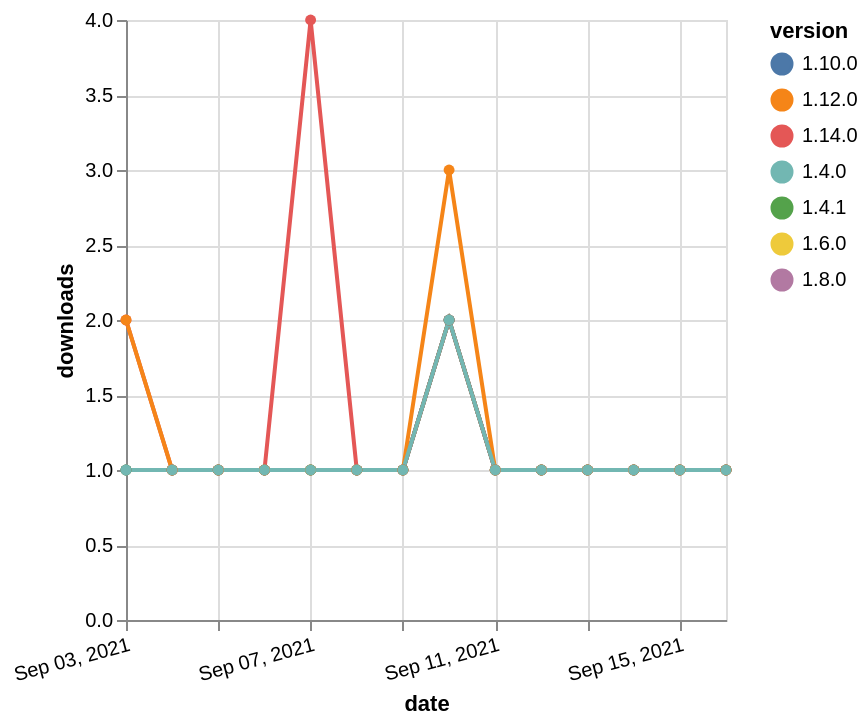

Specify this chart in Vega-Lite:
### Vega-Lite specification from a JSON file in a GitHub repository (floating-point values rounded to 4 significant figures)
{"$schema": "https://vega.github.io/schema/vega-lite/v5.json", "description": "A simple bar chart with embedded data.", "data": {"values": [{"date": "2021-09-03", "total": 187, "delta": 1, "version": "1.6.0"}, {"date": "2021-09-04", "total": 188, "delta": 1, "version": "1.6.0"}, {"date": "2021-09-05", "total": 189, "delta": 1, "version": "1.6.0"}, {"date": "2021-09-06", "total": 190, "delta": 1, "version": "1.6.0"}, {"date": "2021-09-07", "total": 191, "delta": 1, "version": "1.6.0"}, {"date": "2021-09-08", "total": 192, "delta": 1, "version": "1.6.0"}, {"date": "2021-09-09", "total": 193, "delta": 1, "version": "1.6.0"}, {"date": "2021-09-10", "total": 195, "delta": 2, "version": "1.6.0"}, {"date": "2021-09-11", "total": 196, "delta": 1, "version": "1.6.0"}, {"date": "2021-09-12", "total": 197, "delta": 1, "version": "1.6.0"}, {"date": "2021-09-13", "total": 198, "delta": 1, "version": "1.6.0"}, {"date": "2021-09-14", "total": 199, "delta": 1, "version": "1.6.0"}, {"date": "2021-09-15", "total": 200, "delta": 1, "version": "1.6.0"}, {"date": "2021-09-16", "total": 201, "delta": 1, "version": "1.6.0"}, {"date": "2021-09-03", "total": 171, "delta": 1, "version": "1.8.0"}, {"date": "2021-09-04", "total": 172, "delta": 1, "version": "1.8.0"}, {"date": "2021-09-05", "total": 173, "delta": 1, "version": "1.8.0"}, {"date": "2021-09-06", "total": 174, "delta": 1, "version": "1.8.0"}, {"date": "2021-09-07", "total": 175, "delta": 1, "version": "1.8.0"}, {"date": "2021-09-08", "total": 176, "delta": 1, "version": "1.8.0"}, {"date": "2021-09-09", "total": 177, "delta": 1, "version": "1.8.0"}, {"date": "2021-09-10", "total": 179, "delta": 2, "version": "1.8.0"}, {"date": "2021-09-11", "total": 180, "delta": 1, "version": "1.8.0"}, {"date": "2021-09-12", "total": 181, "delta": 1, "version": "1.8.0"}, {"date": "2021-09-13", "total": 182, "delta": 1, "version": "1.8.0"}, {"date": "2021-09-14", "total": 183, "delta": 1, "version": "1.8.0"}, {"date": "2021-09-15", "total": 184, "delta": 1, "version": "1.8.0"}, {"date": "2021-09-16", "total": 185, "delta": 1, "version": "1.8.0"}, {"date": "2021-09-03", "total": 186, "delta": 1, "version": "1.10.0"}, {"date": "2021-09-04", "total": 187, "delta": 1, "version": "1.10.0"}, {"date": "2021-09-05", "total": 188, "delta": 1, "version": "1.10.0"}, {"date": "2021-09-06", "total": 189, "delta": 1, "version": "1.10.0"}, {"date": "2021-09-07", "total": 190, "delta": 1, "version": "1.10.0"}, {"date": "2021-09-08", "total": 191, "delta": 1, "version": "1.10.0"}, {"date": "2021-09-09", "total": 192, "delta": 1, "version": "1.10.0"}, {"date": "2021-09-10", "total": 194, "delta": 2, "version": "1.10.0"}, {"date": "2021-09-11", "total": 195, "delta": 1, "version": "1.10.0"}, {"date": "2021-09-12", "total": 196, "delta": 1, "version": "1.10.0"}, {"date": "2021-09-13", "total": 197, "delta": 1, "version": "1.10.0"}, {"date": "2021-09-14", "total": 198, "delta": 1, "version": "1.10.0"}, {"date": "2021-09-15", "total": 199, "delta": 1, "version": "1.10.0"}, {"date": "2021-09-16", "total": 200, "delta": 1, "version": "1.10.0"}, {"date": "2021-09-03", "total": 224, "delta": 1, "version": "1.4.1"}, {"date": "2021-09-04", "total": 225, "delta": 1, "version": "1.4.1"}, {"date": "2021-09-05", "total": 226, "delta": 1, "version": "1.4.1"}, {"date": "2021-09-06", "total": 227, "delta": 1, "version": "1.4.1"}, {"date": "2021-09-07", "total": 228, "delta": 1, "version": "1.4.1"}, {"date": "2021-09-08", "total": 229, "delta": 1, "version": "1.4.1"}, {"date": "2021-09-09", "total": 230, "delta": 1, "version": "1.4.1"}, {"date": "2021-09-10", "total": 232, "delta": 2, "version": "1.4.1"}, {"date": "2021-09-11", "total": 233, "delta": 1, "version": "1.4.1"}, {"date": "2021-09-12", "total": 234, "delta": 1, "version": "1.4.1"}, {"date": "2021-09-13", "total": 235, "delta": 1, "version": "1.4.1"}, {"date": "2021-09-14", "total": 236, "delta": 1, "version": "1.4.1"}, {"date": "2021-09-15", "total": 237, "delta": 1, "version": "1.4.1"}, {"date": "2021-09-16", "total": 238, "delta": 1, "version": "1.4.1"}, {"date": "2021-09-03", "total": 139, "delta": 2, "version": "1.14.0"}, {"date": "2021-09-04", "total": 140, "delta": 1, "version": "1.14.0"}, {"date": "2021-09-05", "total": 141, "delta": 1, "version": "1.14.0"}, {"date": "2021-09-06", "total": 142, "delta": 1, "version": "1.14.0"}, {"date": "2021-09-07", "total": 146, "delta": 4, "version": "1.14.0"}, {"date": "2021-09-08", "total": 147, "delta": 1, "version": "1.14.0"}, {"date": "2021-09-09", "total": 148, "delta": 1, "version": "1.14.0"}, {"date": "2021-09-10", "total": 150, "delta": 2, "version": "1.14.0"}, {"date": "2021-09-11", "total": 151, "delta": 1, "version": "1.14.0"}, {"date": "2021-09-12", "total": 152, "delta": 1, "version": "1.14.0"}, {"date": "2021-09-13", "total": 153, "delta": 1, "version": "1.14.0"}, {"date": "2021-09-14", "total": 154, "delta": 1, "version": "1.14.0"}, {"date": "2021-09-15", "total": 155, "delta": 1, "version": "1.14.0"}, {"date": "2021-09-16", "total": 156, "delta": 1, "version": "1.14.0"}, {"date": "2021-09-03", "total": 232, "delta": 2, "version": "1.12.0"}, {"date": "2021-09-04", "total": 233, "delta": 1, "version": "1.12.0"}, {"date": "2021-09-05", "total": 234, "delta": 1, "version": "1.12.0"}, {"date": "2021-09-06", "total": 235, "delta": 1, "version": "1.12.0"}, {"date": "2021-09-07", "total": 236, "delta": 1, "version": "1.12.0"}, {"date": "2021-09-08", "total": 237, "delta": 1, "version": "1.12.0"}, {"date": "2021-09-09", "total": 238, "delta": 1, "version": "1.12.0"}, {"date": "2021-09-10", "total": 241, "delta": 3, "version": "1.12.0"}, {"date": "2021-09-11", "total": 242, "delta": 1, "version": "1.12.0"}, {"date": "2021-09-12", "total": 243, "delta": 1, "version": "1.12.0"}, {"date": "2021-09-13", "total": 244, "delta": 1, "version": "1.12.0"}, {"date": "2021-09-14", "total": 245, "delta": 1, "version": "1.12.0"}, {"date": "2021-09-15", "total": 246, "delta": 1, "version": "1.12.0"}, {"date": "2021-09-16", "total": 247, "delta": 1, "version": "1.12.0"}, {"date": "2021-09-03", "total": 224, "delta": 1, "version": "1.4.0"}, {"date": "2021-09-04", "total": 225, "delta": 1, "version": "1.4.0"}, {"date": "2021-09-05", "total": 226, "delta": 1, "version": "1.4.0"}, {"date": "2021-09-06", "total": 227, "delta": 1, "version": "1.4.0"}, {"date": "2021-09-07", "total": 228, "delta": 1, "version": "1.4.0"}, {"date": "2021-09-08", "total": 229, "delta": 1, "version": "1.4.0"}, {"date": "2021-09-09", "total": 230, "delta": 1, "version": "1.4.0"}, {"date": "2021-09-10", "total": 232, "delta": 2, "version": "1.4.0"}, {"date": "2021-09-11", "total": 233, "delta": 1, "version": "1.4.0"}, {"date": "2021-09-12", "total": 234, "delta": 1, "version": "1.4.0"}, {"date": "2021-09-13", "total": 235, "delta": 1, "version": "1.4.0"}, {"date": "2021-09-14", "total": 236, "delta": 1, "version": "1.4.0"}, {"date": "2021-09-15", "total": 237, "delta": 1, "version": "1.4.0"}, {"date": "2021-09-16", "total": 238, "delta": 1, "version": "1.4.0"}]}, "width": "container", "mark": {"type": "line", "point": {"filled": true}}, "encoding": {"x": {"field": "date", "type": "temporal", "timeUnit": "yearmonthdate", "title": "date", "axis": {"labelAngle": -15}}, "y": {"field": "delta", "type": "quantitative", "title": "downloads"}, "color": {"field": "version", "type": "nominal"}, "tooltip": {"field": "delta"}}}
